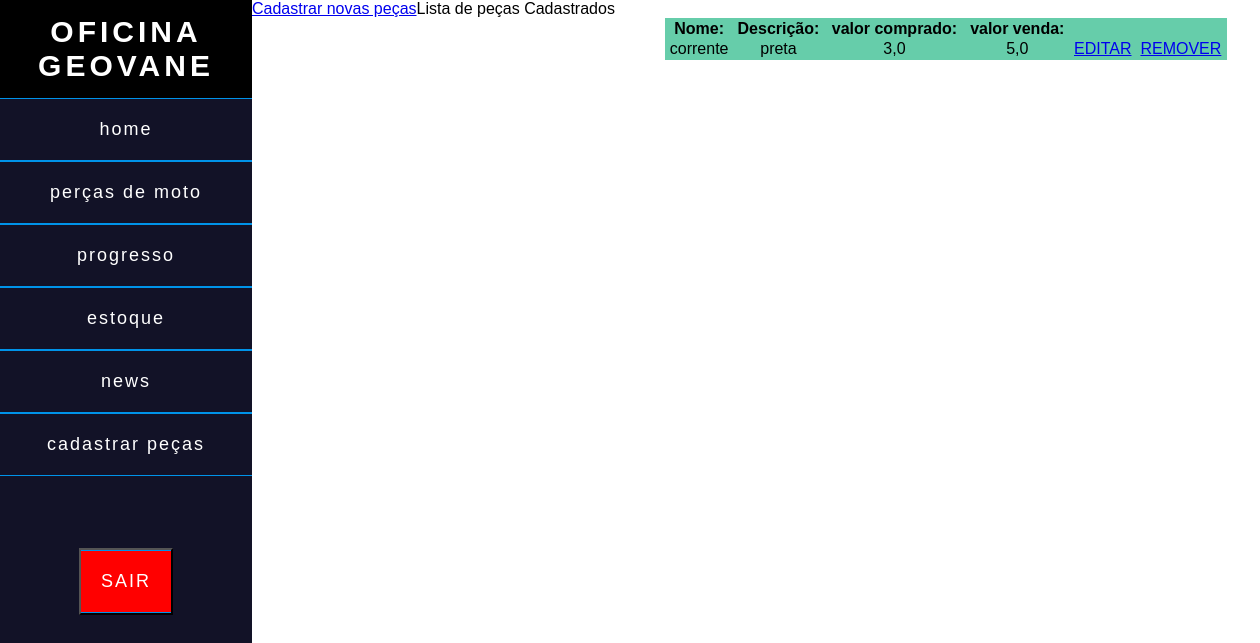
Before: /lista_percas/ with the older database file.
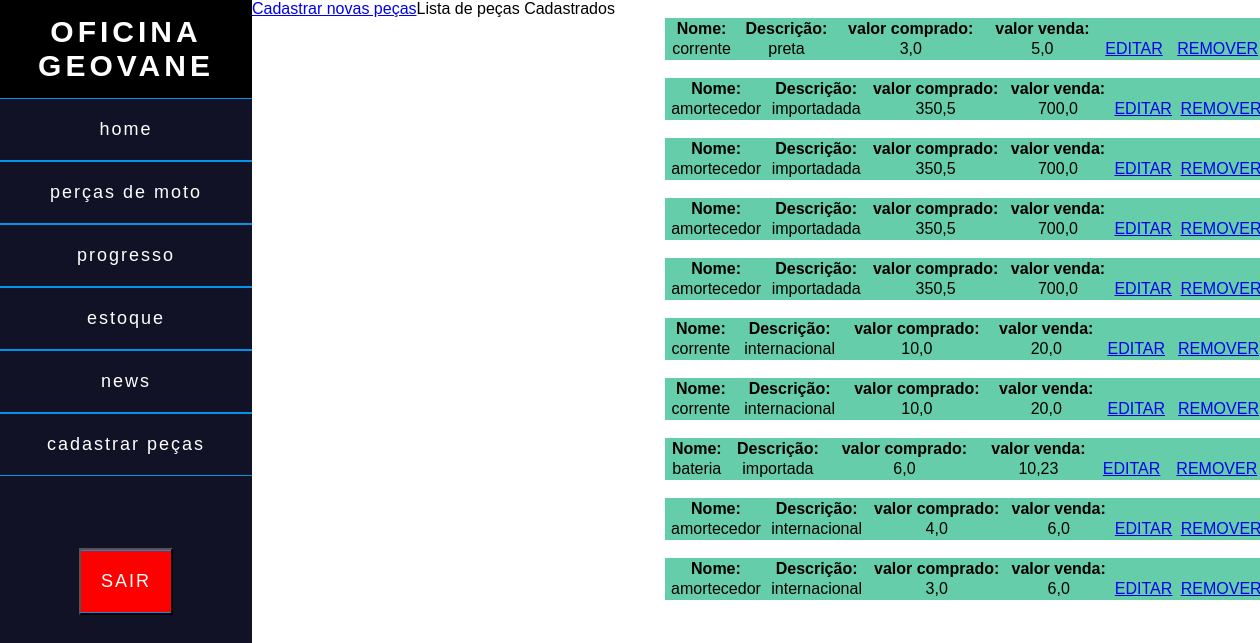
After: the same page with the newer database file.
### core/models.py (models this page shows)
class percas(models.Model):
    nome = models.CharField('nome', max_length=20)
    descricao= models.CharField('descrição', max_length=40)
    valor_compra = models.FloatField('valor_compra')
    valor_venda = models.FloatField('valor_venda')

### core/views.py (the view)
# urls.py: path('lista_percas/', lista_percas, name='lista_percas'),
def lista_percas(request):
    perca = percas.objects.all()
    contexto ={
        'todas_percas': perca
    }
    return render(request, 'lista_percas.html', contexto)

### template/lista_percas.html (shortened to what this page needs)
<!DOCTYPE html>
<html lang="en">
<head>
    <link rel="stylesheet" href="https://cdn.jsdelivr.net/npm/bootstrap-icons@1.9.1/font/bootstrap-icons.css">
</head>
<body>
    <div class="main">
        <div class="menu fixed">
            <h2 id="logo">OFICINA GEOVANE</h2>
            <a href="#">home</a>
            <a href="moto.html">perças de moto</a>
            <a href="{% url 'progresso' %}">progresso</a>
            <a href="{% url 'lista_percas' %}">estoque</a>
            <a href="#">news</a>
            <a href="{% url 'percas_cadastrar' %}">cadastrar peças</a><br><br><br><br>
            <button class="sair"><a href="#">SAIR</a> </button>
        </div>
     <div class="row mt-2">
        <div class="col-12">
        <a href="{% url 'percas_cadastrar'%}">Cadastrar novas peças</a><br><br><br>
       </div>
    </div>
    <p>Lista de peças Cadastrados</p>
    {% for percas in todas_percas %}
    <div class="row mt-5">
    <div class="card">
    <div class="card-body">
    <table class="tabela">
    <tr>
       <th>Nome:</th> <br>
       <th>Descrição:</th>
       <th>valor comprado:</th>
      <th>valor venda:</th>
    </tr>
    <tr>
        <td>{{percas.nome}}</td>
        <td>{{percas.descricao}}
        <td>{{percas.valor_compra}}</td>
        <td>{{percas.valor_venda}}</td>
        <td> <a href="{% url 'editar_percas' percas.id %}">EDITAR</a></td>
        <td><a href="{% url 'remover_percas' percas.id %}">REMOVER</a></td>
    </tr>
</table>
</div>
</div>
    {% empty %}
    <p>Nenhuma perças cadastrado</p>
    </div>
    </div>
    {% endfor %}
</body>
</html>

Changed rows visible on the page:
added percas: nome "amortecedor", descricao "importadada", valor_compra "350,5", valor_venda "700,0"
added percas: nome "amortecedor", descricao "importadada", valor_compra "350,5", valor_venda "700,0"
added percas: nome "amortecedor", descricao "importadada", valor_compra "350,5", valor_venda "700,0"
added percas: nome "amortecedor", descricao "importadada", valor_compra "350,5", valor_venda "700,0"
added percas: nome "corrente", descricao "internacional", valor_compra "10,0", valor_venda "20,0"
added percas: nome "corrente", descricao "internacional", valor_compra "10,0", valor_venda "20,0"
added percas: nome "bateria", descricao "importada", valor_compra "6,0", valor_venda "10,23"
added percas: nome "amortecedor", descricao "internacional", valor_compra "4,0", valor_venda "6,0"
added percas: nome "amortecedor", descricao "internacional", valor_compra "3,0", valor_venda "6,0"
